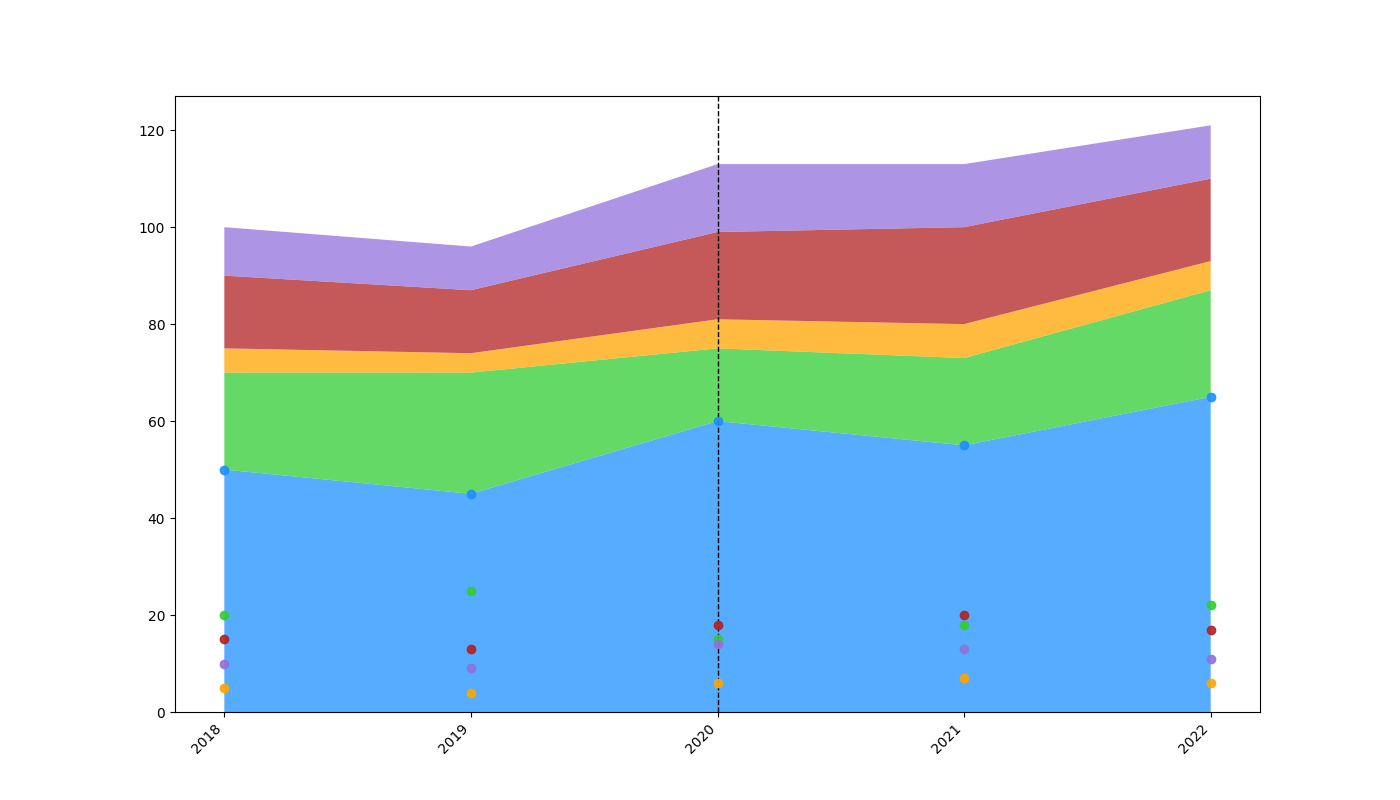

Here is the Python script that generated this plot:
import matplotlib.pyplot as plt
import numpy as np

years = np.arange(2018, 2023)

swimmer_assist = np.array([50, 45, 60, 55, 65])
minor_injuries = np.array([20, 25, 15, 18, 22])
major_injuries = np.array([5, 4, 6, 7, 6])
rough_seas = np.array([15, 13, 18, 20, 17])
crowd_control = np.array([10, 9, 14, 13, 11])

rescue_data = np.vstack([swimmer_assist, minor_injuries, major_injuries, rough_seas, crowd_control])

fig, ax = plt.subplots(figsize=(14, 8))
ax.stackplot(years, rescue_data, colors=['#1E90FF', '#32CD32', '#FFA500', '#B22222', '#9370DB'], alpha=0.75)

highlight_years = [2020]
for year in highlight_years:
    ax.axvline(x=year, color='black', linestyle='--', linewidth=1)

ax.set_xticks(years)
ax.set_xticklabels(years, rotation=45, ha='right')

for y, color in zip(rescue_data, ['#1E90FF', '#32CD32', '#FFA500', '#B22222', '#9370DB']):
    ax.plot(years, y, marker='o', markersize=6, color=color, linestyle='None', alpha=0.9)

plt.show()
